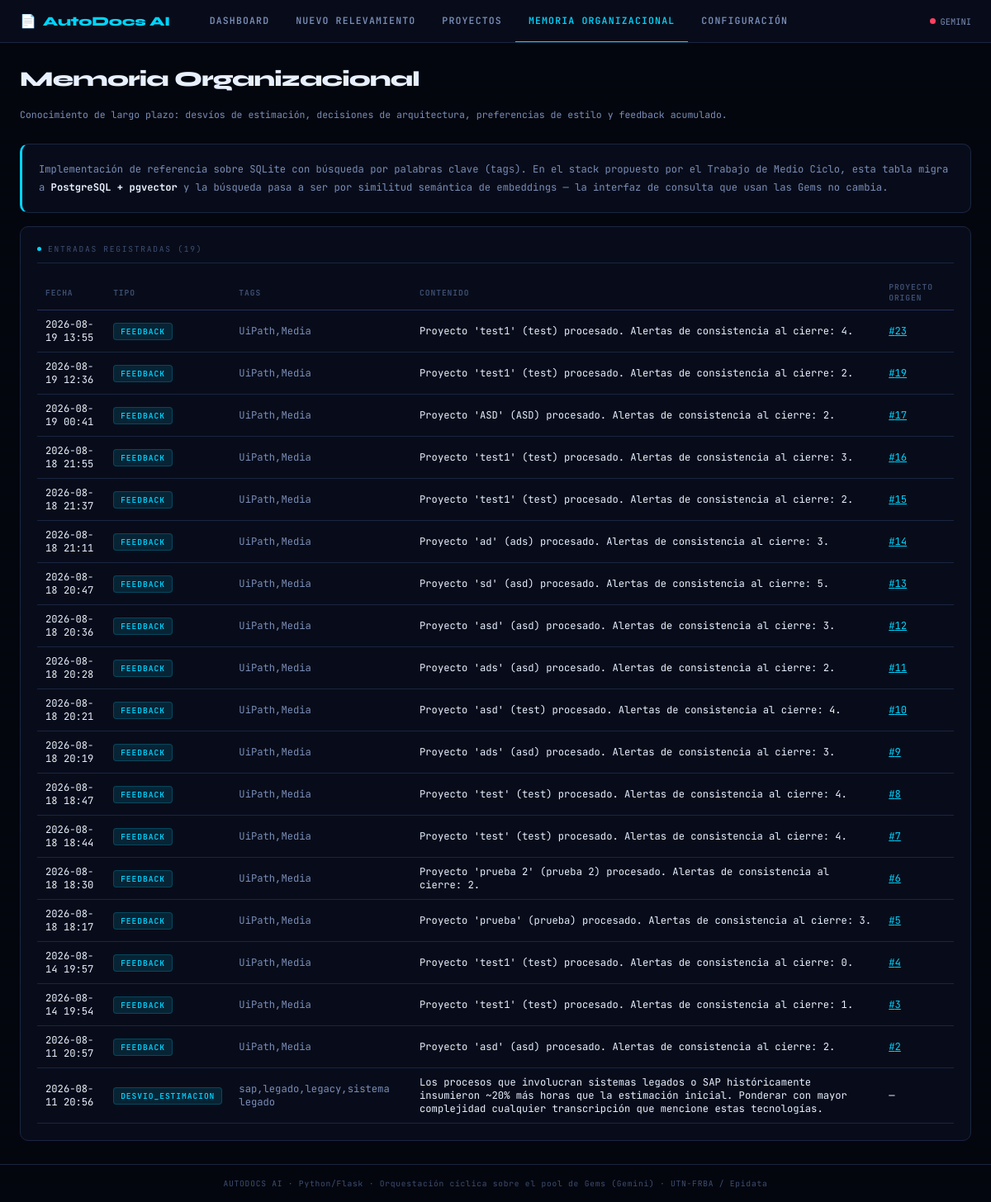
The page /memoria on the database its author committed.
### tables this page shows
CREATE TABLE memoria_organizacional (
    id                INTEGER PRIMARY KEY AUTOINCREMENT,
    tipo              TEXT,     -- desvio_estimacion | decision_arquitectura | preferencia_estilo | feedback
    tags              TEXT,     -- csv de palabras clave para búsqueda (sustituye a la búsqueda vectorial)
    contenido         TEXT NOT NULL,
    proyecto_origen_id INTEGER REFERENCES proyectos(id),
    creado            TEXT DEFAULT CURRENT_TIMESTAMP
);

### ui/app.py (the view)
    @app.route("/memoria")
    def memoria():
        return render_template("memoria.html", entradas=MemoriaService.listar())

### core/db.py (called while the page is built)
def get_conn() -> sqlite3.Connection:
    DB_PATH.parent.mkdir(exist_ok=True)
    conn = sqlite3.connect(DB_PATH)
    conn.row_factory = sqlite3.Row
    conn.execute("PRAGMA foreign_keys = ON")
    return conn

### repositories/memoria_repository.py (called while the page is built)
    @staticmethod
    def listar(limite: int = 100) -> list:
        conn = get_conn()
        rows = conn.execute(
            "SELECT * FROM memoria_organizacional ORDER BY creado DESC LIMIT ?", (limite,)
        ).fetchall()
        conn.close()
        return [dict(r) for r in rows]

### services/memoria_service.py (called while the page is built)
    @staticmethod
    def listar() -> list:
        return MemoriaRepository.listar()

### ui/templates/memoria.html (shortened to what this page needs)
{% extends "base.html" %}
{% block content %}
<div class="page-header">
  <h1>Memoria Organizacional</h1>
  <p>Conocimiento de largo plazo: desvíos de estimación, decisiones de arquitectura, preferencias de estilo y feedback acumulado.</p>
</div>
<div class="panel mb-4" style="border-left:3px solid var(--cyan)">
  <p style="font-size:.76rem; color:var(--text-mid); line-height:1.7">
    Implementación de referencia sobre SQLite con búsqueda por palabras clave (<code>tags</code>).
    En el stack propuesto por el Trabajo de Medio Ciclo, esta tabla migra a
    <strong style="color:var(--text-hi)">PostgreSQL + pgvector</strong> y la búsqueda pasa a ser por
    similitud semántica de embeddings — la interfaz de consulta que usan las Gems no cambia.
  </p>
</div>
<div class="panel">
  <div class="panel-title"><span class="dot"></span>Entradas registradas ({{ entradas|length }})</div>
  <table>
    <thead><tr><th>Fecha</th><th>Tipo</th><th>Tags</th><th>Contenido</th><th>Proyecto origen</th></tr></thead>
    <tbody>
      {% for e in entradas %}
      <tr>
        <td>{{ e.creado[:16] }}</td>
        <td><span class="tag tag-cyan">{{ e.tipo }}</span></td>
        <td style="color:var(--text-mid)">{{ e.tags }}</td>
        <td>{{ e.contenido }}</td>
        <td>{% if e.proyecto_origen_id %}<a href="/resultado/{{ e.proyecto_origen_id }}" style="color:var(--cyan)">#{{ e.proyecto_origen_id }}</a>{% else %}—{% endif %}</td>
      </tr>
      {% else %}
      <tr><td colspan="5" class="result-box empty">Todavía no hay entradas en la memoria organizacional.</td></tr>
      {% endfor %}
    </tbody>
  </table>
</div>
{% endblock %}

### ui/templates/base.html (style rules this page uses)
:root { --bg-void: #04060f; --bg-panel: #080c1a; --bg-card: #0c1220; --bg-input: #101828; --border: #1a2540; --border-hi: #243060; --cyan: #00d4ff; --cyan-dim: #007da0; --green: #00e87a; --green-dim: #006635; --red: #ff4060; --amber: #ffaa00; --text-hi: #e8f0ff; --text-mid: #7a8eb8; --text-lo: #3d4f72; --mono: 'JetBrains Mono', monospace; --display: 'Syne', sans-serif; --radius: 10px; --glow-c: 0 0 20px rgba(0,212,255,.18); --glow-g: 0 0 20px rgba(0,232,122,.18); }
*, *::before, *::after { box-sizing: border-box; margin: 0; padding: 0; }
html { scroll-behavior: smooth; }
body { font-family: var(--mono); background: var(--bg-void); color: var(--text-hi); min-height: 100vh; display: flex; flex-direction: column; background-image: repeating-linear-gradient(0deg, transparent, transparent 2px, rgba(0,0,0,.08) 2px, rgba(0,0,0,.08) 4px); }
.page-header { margin-bottom: 28px; display: flex; align-items: flex-end; justify-content: space-between; gap: 16px; flex-wrap: wrap; }
.page-header h1 { font-family: var(--display); font-size: 1.6rem; font-weight: 800; color: var(--text-hi); letter-spacing: -.03em; }
.page-header p { font-size: .72rem; color: var(--text-mid); margin-top: 4px; }
.panel { background: var(--bg-panel); border: 1px solid var(--border); border-radius: var(--radius); padding: 20px; }
.panel-title { font-size: .6rem; letter-spacing: .18em; text-transform: uppercase; color: var(--text-lo); margin-bottom: 14px; padding-bottom: 10px; border-bottom: 1px solid var(--border); display: flex; align-items: center; gap: 8px; }
.panel-title .dot { width: 5px; height: 5px; border-radius: 50%; background: var(--cyan); }
.tag { display: inline-block; font-size: .6rem; letter-spacing: .1em; text-transform: uppercase; padding: 3px 8px; border-radius: 4px; font-weight: 600; }
.tag-cyan { background: rgba(0,212,255,.12); color: var(--cyan); border: 1px solid rgba(0,212,255,.2); }
table { width: 100%; border-collapse: collapse; font-size: .76rem; }
th { text-align: left; font-size: .6rem; letter-spacing: .1em; text-transform: uppercase; color: var(--text-lo); padding: 8px 10px; border-bottom: 1px solid var(--border-hi); }
td { padding: 9px 10px; border-bottom: 1px solid var(--border); color: var(--text-hi); }
.mb-4 { margin-bottom: 16px; }

### rows shown on the page
memoria_organizacional: creado "2026-08-19 13:55", tipo "FEEDBACK", tags "UiPath,Media", contenido "Proyecto 'test1' (test) procesado. Alertas de consistencia al cierre: 4.", proyecto_origen_id "23"
memoria_organizacional: creado "2026-08-19 12:36", tipo "FEEDBACK", tags "UiPath,Media", contenido "Proyecto 'test1' (test) procesado. Alertas de consistencia al cierre: 2.", proyecto_origen_id "19"
memoria_organizacional: creado "2026-08-19 00:41", tipo "FEEDBACK", tags "UiPath,Media", contenido "Proyecto 'ASD' (ASD) procesado. Alertas de consistencia al cierre: 2.", proyecto_origen_id "17"
memoria_organizacional: creado "2026-08-18 21:55", tipo "FEEDBACK", tags "UiPath,Media", contenido "Proyecto 'test1' (test) procesado. Alertas de consistencia al cierre: 3.", proyecto_origen_id "16"
memoria_organizacional: creado "2026-08-18 21:37", tipo "FEEDBACK", tags "UiPath,Media", contenido "Proyecto 'test1' (test) procesado. Alertas de consistencia al cierre: 2.", proyecto_origen_id "15"
memoria_organizacional: creado "2026-08-18 21:11", tipo "FEEDBACK", tags "UiPath,Media", contenido "Proyecto 'ad' (ads) procesado. Alertas de consistencia al cierre: 3.", proyecto_origen_id "14"
memoria_organizacional: creado "2026-08-18 20:47", tipo "FEEDBACK", tags "UiPath,Media", contenido "Proyecto 'sd' (asd) procesado. Alertas de consistencia al cierre: 5.", proyecto_origen_id "13"
memoria_organizacional: creado "2026-08-18 20:36", tipo "FEEDBACK", tags "UiPath,Media", contenido "Proyecto 'asd' (asd) procesado. Alertas de consistencia al cierre: 3.", proyecto_origen_id "12"
memoria_organizacional: creado "2026-08-18 20:28", tipo "FEEDBACK", tags "UiPath,Media", contenido "Proyecto 'ads' (asd) procesado. Alertas de consistencia al cierre: 2.", proyecto_origen_id "11"
memoria_organizacional: creado "2026-08-18 20:21", tipo "FEEDBACK", tags "UiPath,Media", contenido "Proyecto 'asd' (test) procesado. Alertas de consistencia al cierre: 4.", proyecto_origen_id "10"
memoria_organizacional: creado "2026-08-18 20:19", tipo "FEEDBACK", tags "UiPath,Media", contenido "Proyecto 'ads' (asd) procesado. Alertas de consistencia al cierre: 3.", proyecto_origen_id "9"
memoria_organizacional: creado "2026-08-18 18:47", tipo "FEEDBACK", tags "UiPath,Media", contenido "Proyecto 'test' (test) procesado. Alertas de consistencia al cierre: 4.", proyecto_origen_id "8"
memoria_organizacional: creado "2026-08-18 18:44", tipo "FEEDBACK", tags "UiPath,Media", contenido "Proyecto 'test' (test) procesado. Alertas de consistencia al cierre: 4.", proyecto_origen_id "7"
memoria_organizacional: creado "2026-08-18 18:30", tipo "FEEDBACK", tags "UiPath,Media", contenido "Proyecto 'prueba 2' (prueba 2) procesado. Alertas de consistencia al cierre: 2.", proyecto_origen_id "6"
memoria_organizacional: creado "2026-08-18 18:17", tipo "FEEDBACK", tags "UiPath,Media", contenido "Proyecto 'prueba' (prueba) procesado. Alertas de consistencia al cierre: 3.", proyecto_origen_id "5"
memoria_organizacional: creado "2026-08-14 19:57", tipo "FEEDBACK", tags "UiPath,Media", contenido "Proyecto 'test1' (test) procesado. Alertas de consistencia al cierre: 0.", proyecto_origen_id "4"
memoria_organizacional: creado "2026-08-14 19:54", tipo "FEEDBACK", tags "UiPath,Media", contenido "Proyecto 'test1' (test) procesado. Alertas de consistencia al cierre: 1.", proyecto_origen_id "3"
memoria_organizacional: creado "2026-08-11 20:57", tipo "FEEDBACK", tags "UiPath,Media", contenido "Proyecto 'asd' (asd) procesado. Alertas de consistencia al cierre: 2.", proyecto_origen_id "2"
memoria_organizacional: creado "2026-08-11 20:56", tipo "DESVIO_ESTIMACION", tags "sap,legado,legacy,sistema legado", contenido "Los procesos que involucran sistemas legados o SAP históricamente insumieron ~20% más horas que la estimación inicial. Ponderar con mayor complejidad cualquier transcripción que mencione estas tecnologías."

### other values the page prints
{{ entradas|length }} "19"
